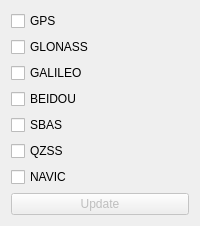
<?xml version="1.0" encoding="UTF-8"?>
<ui version="4.0">
 <class>ConstellationSelectionView</class>
 <widget class="QWidget" name="ConstellationSelectionView">
  <property name="windowTitle">
   <string>Form</string>
  </property>
  <layout class="QGridLayout" name="gridLayout">
   <item row="3" column="0">
    <widget class="QCheckBox" name="beidouCheckBox">
     <property name="text">
      <string>BEIDOU</string>
     </property>
    </widget>
   </item>
   <item row="6" column="0">
    <widget class="QCheckBox" name="navicCheckBox">
     <property name="text">
      <string>NAVIC</string>
     </property>
    </widget>
   </item>
   <item row="4" column="0">
    <widget class="QCheckBox" name="sbasCheckBox">
     <property name="text">
      <string>SBAS</string>
     </property>
    </widget>
   </item>
   <item row="0" column="0">
    <widget class="QCheckBox" name="gpsCheckBox">
     <property name="text">
      <string>GPS</string>
     </property>
    </widget>
   </item>
   <item row="5" column="0">
    <widget class="QCheckBox" name="qzssCheckBox">
     <property name="text">
      <string>QZSS</string>
     </property>
    </widget>
   </item>
   <item row="1" column="0">
    <widget class="QCheckBox" name="glonassCheckBox">
     <property name="text">
      <string>GLONASS</string>
     </property>
    </widget>
   </item>
   <item row="2" column="0">
    <widget class="QCheckBox" name="galileoCheckBox">
     <property name="text">
      <string>GALILEO</string>
     </property>
    </widget>
   </item>
   <item row="7" column="0">
    <widget class="QPushButton" name="updateConstellationsButton">
     <property name="enabled">
      <bool>false</bool>
     </property>
     <property name="text">
      <string>Update</string>
     </property>
    </widget>
   </item>
  </layout>
 </widget>
 <resources/>
 <connections/>
</ui>
